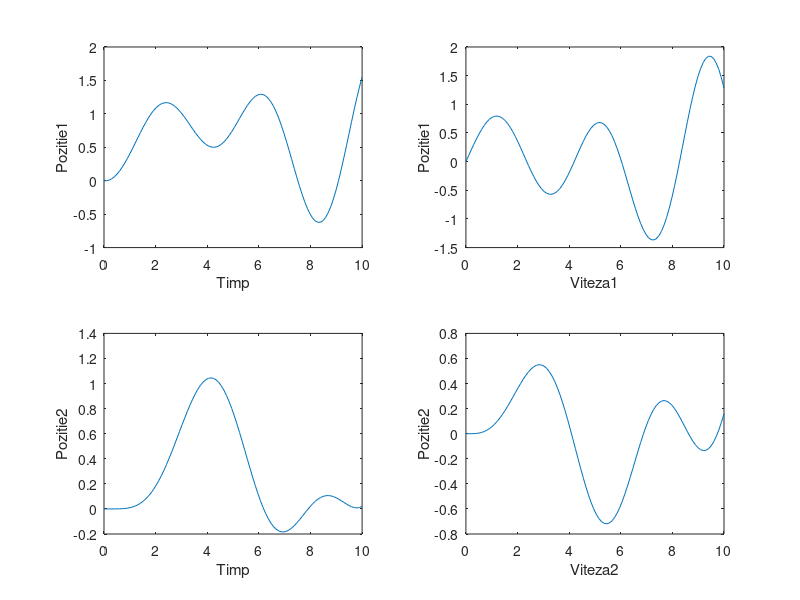

This figure's MATLAB source:
a = 1; % 2*zeta*omega_n
b = 1; % omega_n^2
F1 = 1; % forta aplicată corpului
F2 = 0; % forta aplicată corpului
N = 100; % numarul de puncte in care se rezolvă ecuatia
t = linspace(0,10,N); % intervalul de timp pe care se rezolva ecuatia
x = zeros(4,N); % solutia sistemului
x0 = [0;0;0;0]; % soluția inițială

A = [0 1 0 0; -2 0 1 0; 0 0 0 1; 1/2 0 -1 0];
B = [0;F1;0;F2];


delta_t = 10/N;
x(:,1) = x0;
for i=2:N
 x(:,i) = x(:,i-1) + delta_t.*(A*x(:,i-1) + B);
end
x_euler = x;
figure;
subplot(2,2,1)
plot(t,x(1,:))
xlabel('Timp')
ylabel('Pozitie1')
subplot(2,2,2)
plot(t,x(2,:))
xlabel('Viteza1')
ylabel('Pozitie1')


subplot(2,2,3)
plot(t,x(3,:))
xlabel('Timp')
ylabel('Pozitie2')
subplot(2,2,4)
plot(t,x(4,:))
xlabel('Viteza2')
ylabel('Pozitie2')
